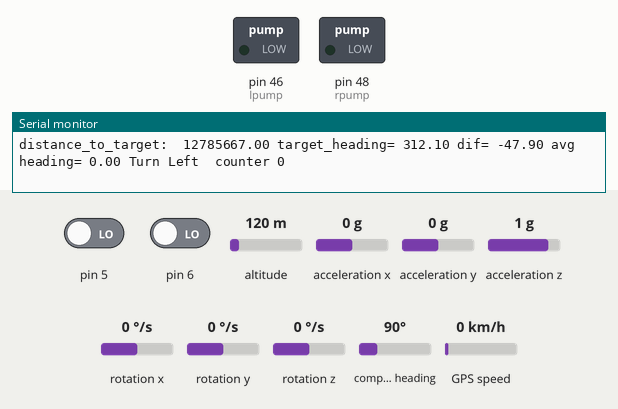
Simulated run of this sketch. Board: Arduino Mega 2560, built with avr-gcc and run on an emulated ATmega2560. Parts: switched loads named in the sketch (green lamp = pin HIGH), the last lines printed to the serial monitor. Dashed ring = blinking. The test bench sets the inputs (shaded band); at power-on: compass heading 90°, altitude 120 m, pin 5 LOW, pin 6 LOW, acceleration x 0 g, acceleration y 0 g, acceleration z 1 g, rotation x 0 °/s, rotation y 0 °/s, rotation z 0 °/s, GPS speed 0 km/h. The GPS gets a fix after 3 s at 37.7749, -122.4194 with 8 satellites.

Above: at 1.2 s.
1.3 s: compass heading set to 111°
5.4 s: compass heading set to 123°
8.3 s: altitude set to 500 m
At 10.7 s:
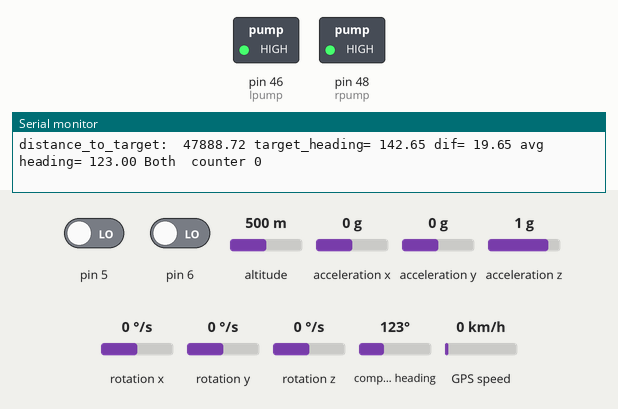
12.4 s: pin 5 driven HIGH
At 13.5 s:
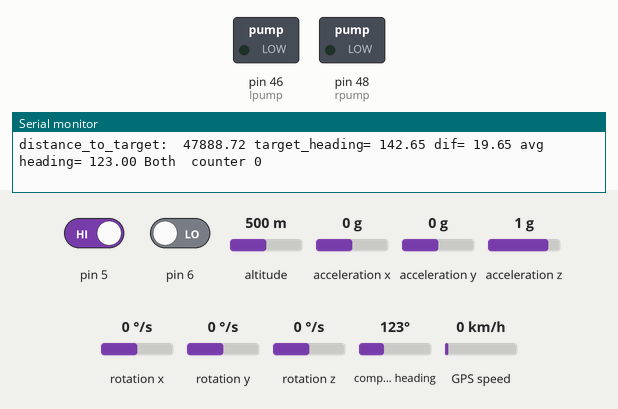
16.5 s: compass heading set to 7°
At 20.8 s:
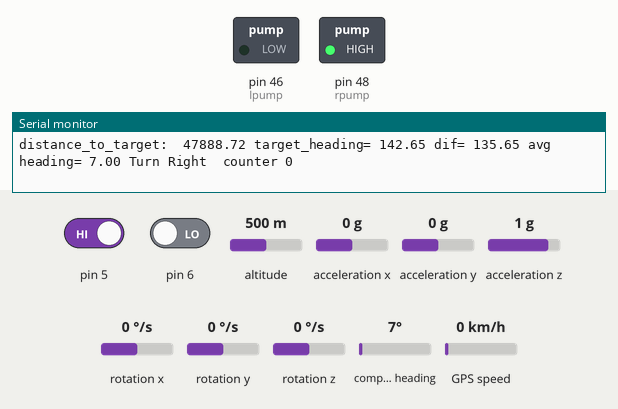
Timing chart, 0 to 21.6 s (numbered marks = the images above; inputs shaded):
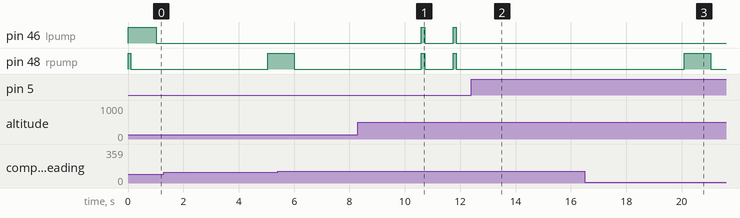

The sketch:

sfboat19.ino
```cpp
//start program

#include "MPU9250.h" //Library: https://github.com/bolderflight/MPU9250
#include <TinyGPS++.h>

TinyGPSPlus gps;
unsigned long time;

MPU9250 IMU(Wire, 0x68); // an MPU9250 object with the MPU-9250 sensor on I2C bus 0 with address 0x68
int status;
float target_heading;
float avg_heading;
float magx;
float magy;
float mylat;
float mylong;
float targetlat;
float targetlong;
float distance_to_target;
int sp;  // speed
int st;  // steer
int lpump;
int rpump;
int loc_counter = 0;

// shoreline
double latarray[4] = {37.432185, 37.432235, 37.43341, 37.433402};
double longarray[4] = { -122.090440, -122.091529, -122.091550, -122.090187};

// barron park
//double latarray[4] = {37.408266, 37.407486, 37.409382, 37.409918};
//double longarray[4] = { -122.137790, -122.137441, -122.135521, -122.136509};


//Bearing function from https://gis.stackexchange.com/questions/252672/calculate-bearing-between-two-decimal-gps-coordinates-arduino-c
/*
  lat = current gps latitude
  lon = current gps longitude
  lat2 = destiny gps latitude
  lon2 = destiny gps longitude */
float bearing(float lat, float lon, float lat2, float lon2) {

  float teta1 = radians(lat);
  float teta2 = radians(lat2);
  float delta1 = radians(lat2 - lat);
  float delta2 = radians(lon2 - lon);

  //==================Heading Formula Calculation================//

  float y = sin(delta2) * cos(teta2);
  float x = cos(teta1) * sin(teta2) - sin(teta1) * cos(teta2) * cos(delta2);
  float brng = atan2(y, x);
  brng = degrees(brng);// radians to degrees
  brng = ( ((int)brng + 360) % 360 );

  Serial.print("Heading GPS: ");
  Serial.println(brng);

  return brng;
}

//from https://www.codeproject.com/Articles/59789/Calculate-the-Real-Difference-Between-Two-Angles-K
float calculateDifferenceBetweenAngles(float firstAngle, float secondAngle)
{
  float difference = secondAngle - firstAngle;
  while (difference < -180) difference += 360;
  while (difference > 180) difference -= 360;
  return difference;
}


void setup() {
  Serial2.begin(9600); //(16,17)      GPS
  Serial1.begin(9600); //(19,18)      Bluetooth
  Serial.begin(157600);//( 1 and 0)   COMM

  while (!Serial) {}
  Serial1.println("Hello from Arduino");   //bluetooth
  Serial1.println("setup-start");          //bluetooth

  avg_heading = 0;
  magx = 0;
  magy = 0;

  Serial1.println(" mag.calibrate ");     //bluetooth
  IMU.setMagCalX(33.0, 0.95);
  IMU.setMagCalX(-15.0, 1.10);
  IMU.setMagCalX(37.62, 0.99);


  // Setup pins for RC control input
  pinMode(6, INPUT);
  pinMode(5, INPUT);


  // Setup Pins for Pump Thruster control
  lpump = 46;
  rpump = 48;
  pinMode(lpump, OUTPUT);
  pinMode(rpump, OUTPUT);
  // Start by truning the pumps off
  digitalWrite(lpump, HIGH);
  digitalWrite(rpump, HIGH);

  //target_heading = 300;

  // start communication with IMU
  Serial1.println(" mag.comm-start ");      //bluetooth
  status = IMU.begin();
  if (status < 0) {                         //wait for communication with IMU
    Serial.println("IMU initialization unsuccessful");
    Serial.println("Check IMU wiring or try cycling power");
    Serial.print("Status: ");
    Serial.println(status);
    while (1) {}
  }

  mylat = 37.409; //house lat = 37.409
  mylong = -122.136; //house long = -122.136
  targetlat = latarray[loc_counter]; //shorline lake lat = 37.433
  targetlong = longarray[loc_counter]; //shorline lake long = -122.091


  target_heading = TinyGPSPlus::courseTo(mylat, mylong, targetlat, targetlong);
  distance_to_target = TinyGPSPlus::distanceBetween(mylat, mylong, targetlat, targetlong) / 1000.0;
}

void rc_control() {
  Serial1.println(" rc-start ");
  Serial.print(sp);
  Serial.print(" ");
  Serial.println(st);
  if ((sp > 1500) && (sp < 2100)) {       //Go forward
    if ((st > 1700) && (st < 2100)) {     //Right turn
      digitalWrite(lpump, LOW);
      digitalWrite(rpump, HIGH);
      Serial.print(" turn right");
      Serial1.println(" rc-right ");
    }
    else if ((st > 900) && (st < 1300)) { //Left turn
      digitalWrite(lpump, HIGH);
      digitalWrite(rpump, LOW);
      Serial.print(" turn left");
      Serial1.println(" rc-left ");
    }
    else {
      digitalWrite(lpump, LOW);
      digitalWrite(rpump, LOW);
      Serial.print(" go strait");
      Serial1.println(" rc-forward ");
    }
  }  else {
    digitalWrite(lpump, HIGH);
    digitalWrite(rpump, HIGH);
    Serial.print(" stop ");
    Serial1.println(" rc-stop ");
  }

  }

void autonomous_control() {
  Serial1.println(" auto-start ");
  distance_to_target = TinyGPSPlus::distanceBetween(mylat, mylong, targetlat, targetlong) / 1000.0;

  //read gps data
  while (Serial2.available() > 0) {
    gps.encode(Serial2.read());
  }
  mylat = gps.location.lat(); //house lat = 37.409
  mylong = gps.location.lng(); //house long = -122.136

  targetlat = latarray[loc_counter];
  targetlong = longarray[loc_counter];


  target_heading = TinyGPSPlus::courseTo(mylat, mylong, targetlat, targetlong);
  distance_to_target = TinyGPSPlus::distanceBetween(mylat, mylong, targetlat, targetlong) / 1000.0;


  /* Serial.print(mylat,6);
     Serial.print(" ");

    Serial.print(mylong,6);
     Serial.print(" ");

    Serial.print(targetlat,6);
     Serial.print(" ");

    Serial.print(targetlong,6);
     Serial.println  (" ");*/

  // read the sensor
  IMU.readSensor();

  Serial.print("distance_to_target:  ");
  Serial.print(distance_to_target * 1000);
  Serial.print(" ");

  magx = 0.02 * IMU.getMagX_uT() + 0.98 * magx;
  magy = 0.02 * IMU.getMagY_uT() + 0.98 * magy;

  float heading = (atan2(-1 * magy, magx));
  float heading_deg = heading * 180 / PI;
  float heading_deg_180 = heading_deg + 180;
  avg_heading = heading_deg_180; //0.02 * heading_deg_180 + 0.98 * avg_heading;
  //float dif = avg_heading - target_heading;
  avg_heading = gps.course.deg();
  float dif = calculateDifferenceBetweenAngles(avg_heading, target_heading);
  Serial.print("target_heading= ");
  Serial.print(target_heading);
  Serial.print(" dif= ");
  Serial.print(dif);
  // if negetive -- turn left, if positive -- turn right
  // Serial.print(" heading= ");
  //Serial.print(heading_deg_180);
  Serial.print(" avg heading= ");
  Serial.print(avg_heading);

  time = millis();
  int sec = (int) time / 1000;

  if ((dif < 25) && (dif > -25) && (distance_to_target > 0.005)) {
    Serial1.print(" auto-forward . head = ");
    Serial1.print(avg_heading);
    Serial1.print(" dif = ");
    Serial1.print(dif);
    Serial1.print(" dist = ");
    Serial1.println(distance_to_target);
    digitalWrite(lpump, LOW);
    digitalWrite(rpump, LOW);
    Serial.print(" Both ");
  }
  else if ((dif < -25) && (distance_to_target > 0.005)) {
    Serial1.print(" auto-left . head = ");
    Serial1.print(avg_heading);
    Serial1.print(" dif = ");
    Serial1.print(dif);
    Serial1.print(" dist = ");
    Serial1.println(distance_to_target);
    //turn left
    if (sec % 5 == 0)
      digitalWrite(lpump, HIGH);
    else
      digitalWrite(lpump, LOW);
    digitalWrite(rpump, LOW);


    Serial.print(" Turn Left ");

  }
  else if ((dif > 25) && (distance_to_target > 0.005)) {
    Serial1.println(" auto-right . head = ");
    Serial1.print(avg_heading);
    Serial1.print(" dif = ");
    Serial1.print(dif);
    Serial1.print(" dist = ");
    Serial1.println(distance_to_target);
    //turn right

    digitalWrite(lpump, LOW);
    if (sec % 5 == 0)
      digitalWrite(rpump, HIGH);
    else
      digitalWrite(rpump, LOW);

    Serial.print(" Turn Right ");
  }
  else if (distance_to_target < 0.005) {
    Serial1.println(" auto-stop . head = ");
    Serial1.print(avg_heading);
    Serial1.print(" dif = ");
    Serial1.print(dif);
    Serial1.print(" dist = ");
    Serial1.println(distance_to_target);
    //stop moving
    digitalWrite(lpump, HIGH);
    digitalWrite(rpump, HIGH);
    loc_counter = loc_counter + 1;
    if (loc_counter >= 4) {
      loc_counter = 0;
    }
  }
  Serial.print(" counter ");
  Serial.println(loc_counter);
  Serial1.print(" count = ");
  Serial1.print(loc_counter);
}


void loop() {
  Serial1.print(" L ");

  //read the RC data
  st = pulseIn(5, HIGH, 30000);
  sp = pulseIn(6, HIGH, 30000);

  if (sp > 0 ) { // RC control is active
    rc_control();
  } else {  //no rc, use autonomous mode
    autonomous_control();
  }
  //delay(50);
}
```

Measured:
- after the input at 8.3 s, pin 46 (lpump), pin 48 (rpump): alternates HIGH for 0.11 s and LOW for 1.0 s, starting after 2.3 s
- after the input at 12.4 s, pin 46 (lpump), pin 48 (rpump): stays LOW (without the input it goes to HIGH after 3.7 s)
- after the input at 16.5 s, pin 48 (rpump): LOW → HIGH after 3.6 s, → LOW 0.96 s later
